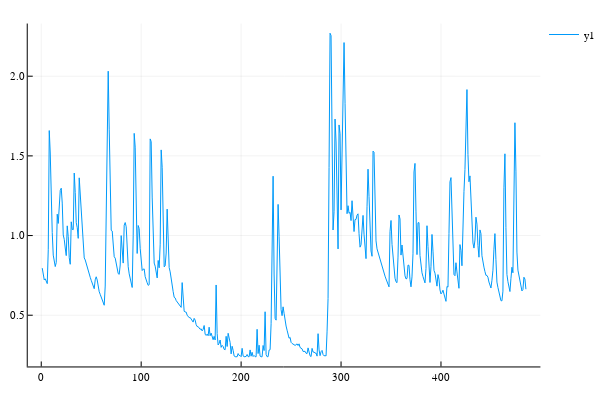

The notebook cell saved with this chart:
### Markdown cell above
# Julia wrapper

This is a short example on how one could interface with the mobius dlls from the Julia language.

### Code cell
using Libdl

using Plots

plotly()


# How to build the wrapper:

simplyp = dlopen("../Applications/SimplyP/simplyp.so") #.dll on windows

setup_model_h   = dlsym(simplyp, "DllSetupModel")
run_model_h     = dlsym(simplyp, "DllRunModel")
get_timesteps_h = dlsym(simplyp, "DllGetTimesteps")
get_result_h    = dlsym(simplyp, "DllGetResultSeries")

function setup_model(parfile, inputfile)
    return ccall(setup_model_h, Ptr{Cvoid}, (Cstring, Cstring), parfile, inputfile)
end

function run_model(dataset)
    ccall(run_model_h, Cvoid, (Ptr{Cvoid},), dataset)
end

function get_timesteps(dataset)
    return timesteps = ccall(get_timesteps_h, UInt64, (Ptr{Cvoid},), dataset)
end

function get_result_series(dataset, name, indexes)
    timesteps = get_timesteps(dataset)
    result = Array{Float64, 1}(undef, timesteps)
    ccall(get_result_h, Cvoid, (Ptr{Cvoid}, Cstring, Ptr{Cstring}, UInt64, Ptr{Float64}), dataset, name, indexes, length(indexes), result)
    return result
end


# Usage code:

dataset = setup_model("../Applications/SimplyP/Tarland/TarlandParameters_v0-3.dat", "../Applications/SimplyP/Tarland/TarlandInputs.dat")

run_model(dataset)

flow = get_result_series(dataset, "Reach flow (daily mean, cumecs)", ["Coull"])

timesteps = get_timesteps(dataset)

dlclose(simplyp) #only do this after you are done...

Plots.plot(1:timesteps, flow)

### Figure 1 — Plotly figure (JSON) as saved in the notebook; plotly's stock layout.template omitted (floating-point values rounded to 4 significant figures; data arrays with more than 128 entries replaced by an {"elided": "..."} marker saying what was removed)
{"data": [{"colorbar": {"title": ""}, "hoverinfo": "text", "legendgroup": "y1", "line": {"color": "rgba(0, 154, 250, 1.000)", "dash": "solid", "shape": "linear", "width": 1}, "mode": "lines", "name": "y1", "showlegend": true, "text": {"elided": "485 null values"}, "type": "scatter", "x": {"elided": "485 int values"}, "xaxis": "x1", "y": {"elided": "485 float values"}, "yaxis": "y1", "zmax": 0.1, "zmin": -0.1}], "layout": {"annotations": [], "height": 400, "legend": {"bgcolor": "rgba(255, 255, 255, 1.000)", "bordercolor": "rgba(0, 0, 0, 1.000)", "font": {"color": "rgba(0, 0, 0, 1.000)", "family": "sans-serif", "size": 11}, "tracegroupgap": 0, "x": 1, "y": 1}, "margin": {"b": 20, "l": 0, "r": 0, "t": 20}, "paper_bgcolor": "rgba(255, 255, 255, 1.000)", "plot_bgcolor": "rgba(255, 255, 255, 1.000)", "showlegend": true, "width": 600, "xaxis": {"anchor": "y1", "domain": [0.05101, 0.9934], "gridcolor": "rgba(0, 0, 0, 0.100)", "gridwidth": 0.5, "linecolor": "rgba(0, 0, 0, 1.000)", "mirror": false, "range": [-13.52, 499.5], "showgrid": true, "showline": true, "showticklabels": true, "tickangle": 0, "tickcolor": "rgb(0, 0, 0)", "tickfont": {"color": "rgba(0, 0, 0, 1.000)", "family": "sans-serif", "size": 11}, "tickmode": "array", "ticks": "inside", "ticktext": ["0", "100", "200", "300", "400"], "tickvals": [0, 100, 200, 300, 400], "title": "", "titlefont": {"color": "rgba(0, 0, 0, 1.000)", "family": "sans-serif", "size": 15}, "type": "-", "visible": true, "zeroline": false, "zerolinecolor": "rgba(0, 0, 0, 1.000)"}, "yaxis": {"anchor": "x1", "domain": [0.03762, 0.9902], "gridcolor": "rgba(0, 0, 0, 0.100)", "gridwidth": 0.5, "linecolor": "rgba(0, 0, 0, 1.000)", "mirror": false, "range": [0.1784, 2.331], "showgrid": true, "showline": true, "showticklabels": true, "tickangle": 0, "tickcolor": "rgb(0, 0, 0)", "tickfont": {"color": "rgba(0, 0, 0, 1.000)", "family": "sans-serif", "size": 11}, "tickmode": "array", "ticks": "inside", "ticktext": ["0.5", "1.0", "1.5", "2.0"], "tickvals": [0.5, 1, 1.5, 2], "title": "", "titlefont": {"color": "rgba(0, 0, 0, 1.000)", "family": "sans-serif", "size": 15}, "type": "-", "visible": true, "zeroline": false, "zerolinecolor": "rgba(0, 0, 0, 1.000)"}}}
